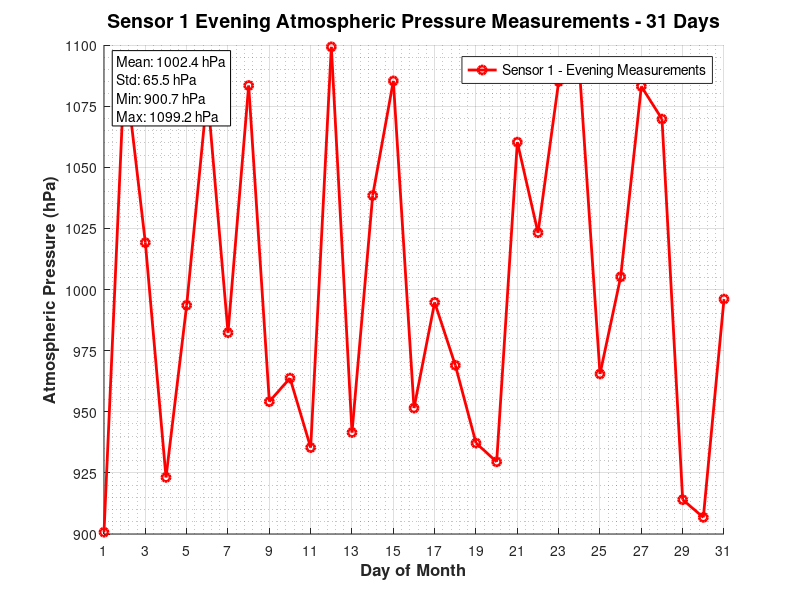

This chart was generated by the following MATLAB code:
% Atmospheric Pressure Analysis
% Generate and plot atmospheric pressure data for 4 sensors over 31 days
% Each sensor measured 3 times per day (morning, noon, evening)

clear; clc; close all;

% Generate atmospheric pressure data
% 4 sensors (rows) × 3 measurements per day (columns) × 31 days (depth)
atmosphericPressure = zeros(4, 3, 31);

% Fill with random values between 900 and 1100
for day = 1:31
    for measurement = 1:3
        for sensor = 1:4
            atmosphericPressure(sensor, measurement, day) = 900 + 200*rand();
        end
    end
end

% Display data dimensions
fprintf('Data matrix dimensions: %d × %d × %d\n', size(atmosphericPressure, 1), size(atmosphericPressure, 2), size(atmosphericPressure, 3));
fprintf('Total measurements: %d\n', numel(atmosphericPressure));

% Calculate daily averages for each sensor
dailyAverages = zeros(4, 31);
for day = 1:31
    for sensor = 1:4
        % Average of 3 daily measurements for each sensor
        dailyAverages(sensor, day) = mean(atmosphericPressure(sensor, :, day));
    end
end

% Extract evening measurements for sensor 1 (measurement 3 = evening)
sensor1Evening = squeeze(atmosphericPressure(1, 3, :));

% Create the plot
figure('Position', [100, 100, 1200, 800]);
hold on;

% Plot evening measurements for sensor 1
plot(1:31, sensor1Evening, 'r-o', 'LineWidth', 2, 'MarkerSize', 6, ...
     'DisplayName', 'Sensor 1 - Evening Measurements');

% Customize the plot
xlabel('Day of Month', 'FontSize', 12, 'FontWeight', 'bold');
ylabel('Atmospheric Pressure (hPa)', 'FontSize', 12, 'FontWeight', 'bold');
title('Sensor 1 Evening Atmospheric Pressure Measurements - 31 Days', 'FontSize', 14, 'FontWeight', 'bold');
legend('Location', 'best', 'FontSize', 10);
grid on;
grid minor;

% Set axis limits and ticks
xlim([1, 31]);
ylim([900, 1100]);
xticks(1:2:31);
yticks(900:25:1100);

% Add statistics for sensor 1 evening measurements
meanPressure = mean(sensor1Evening);
stdPressure = std(sensor1Evening);
minPressure = min(sensor1Evening);
maxPressure = max(sensor1Evening);
text(0.02, 0.98, sprintf('Mean: %.1f hPa\nStd: %.1f hPa\nMin: %.1f hPa\nMax: %.1f hPa', ...
     meanPressure, stdPressure, minPressure, maxPressure), ...
     'Units', 'normalized', 'VerticalAlignment', 'top', 'FontSize', 10, ...
     'BackgroundColor', 'white', 'EdgeColor', 'black');

% Display summary statistics for sensor 1 evening measurements
fprintf('\nSensor 1 Evening Measurements Statistics:\n');
fprintf('Mean pressure: %.2f hPa\n', mean(sensor1Evening));
fprintf('Std deviation: %.2f hPa\n', std(sensor1Evening));
fprintf('Min pressure: %.2f hPa\n', min(sensor1Evening));
fprintf('Max pressure: %.2f hPa\n', max(sensor1Evening));
fprintf('Range: %.2f hPa\n', max(sensor1Evening) - min(sensor1Evening));

% Save the plot
saveas(gcf, 'sensor1_evening_pressure.png');
fprintf('\nPlot saved as sensor1_evening_pressure.png\n');
